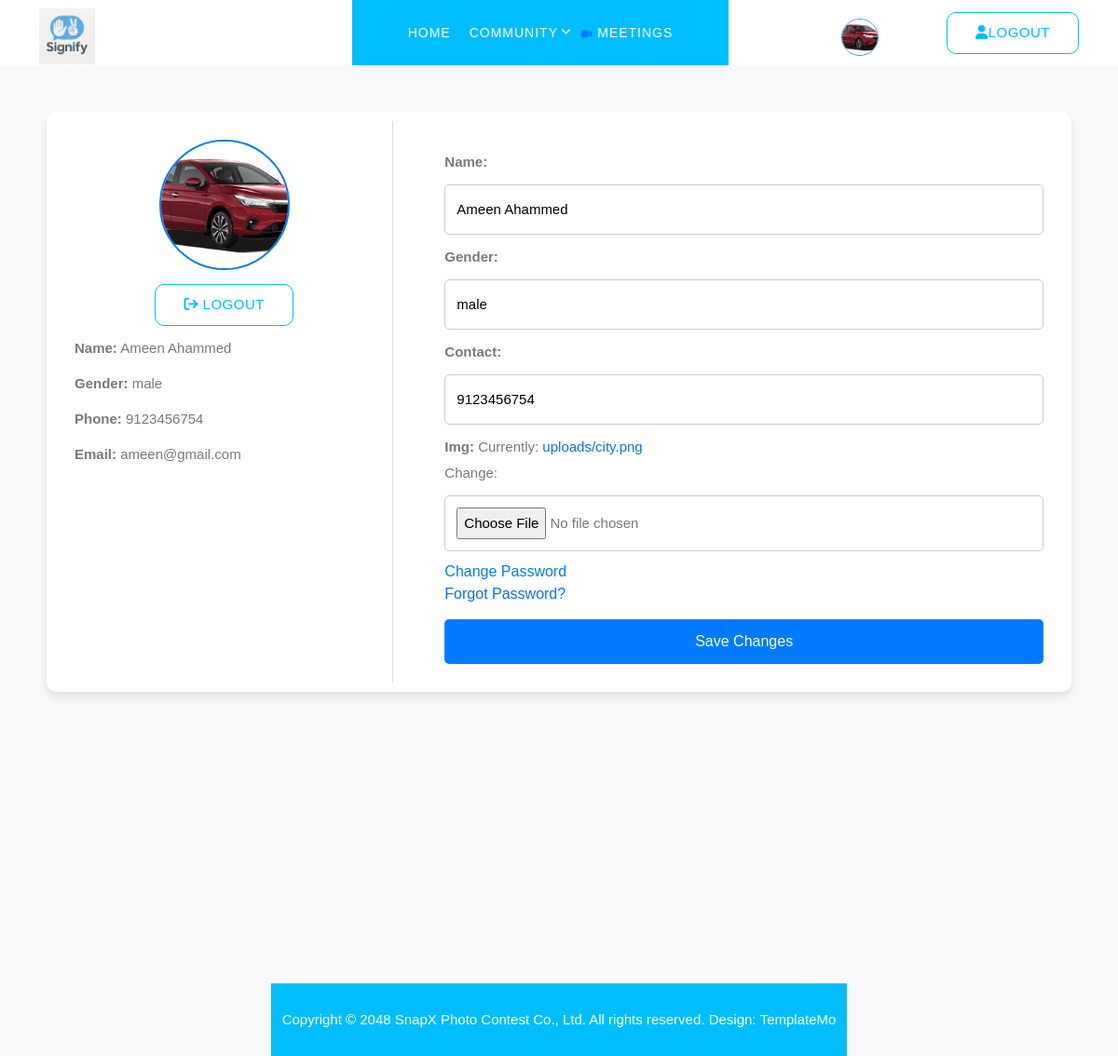
The page /edit_profile/ (signed in) on the database as committed earlier.
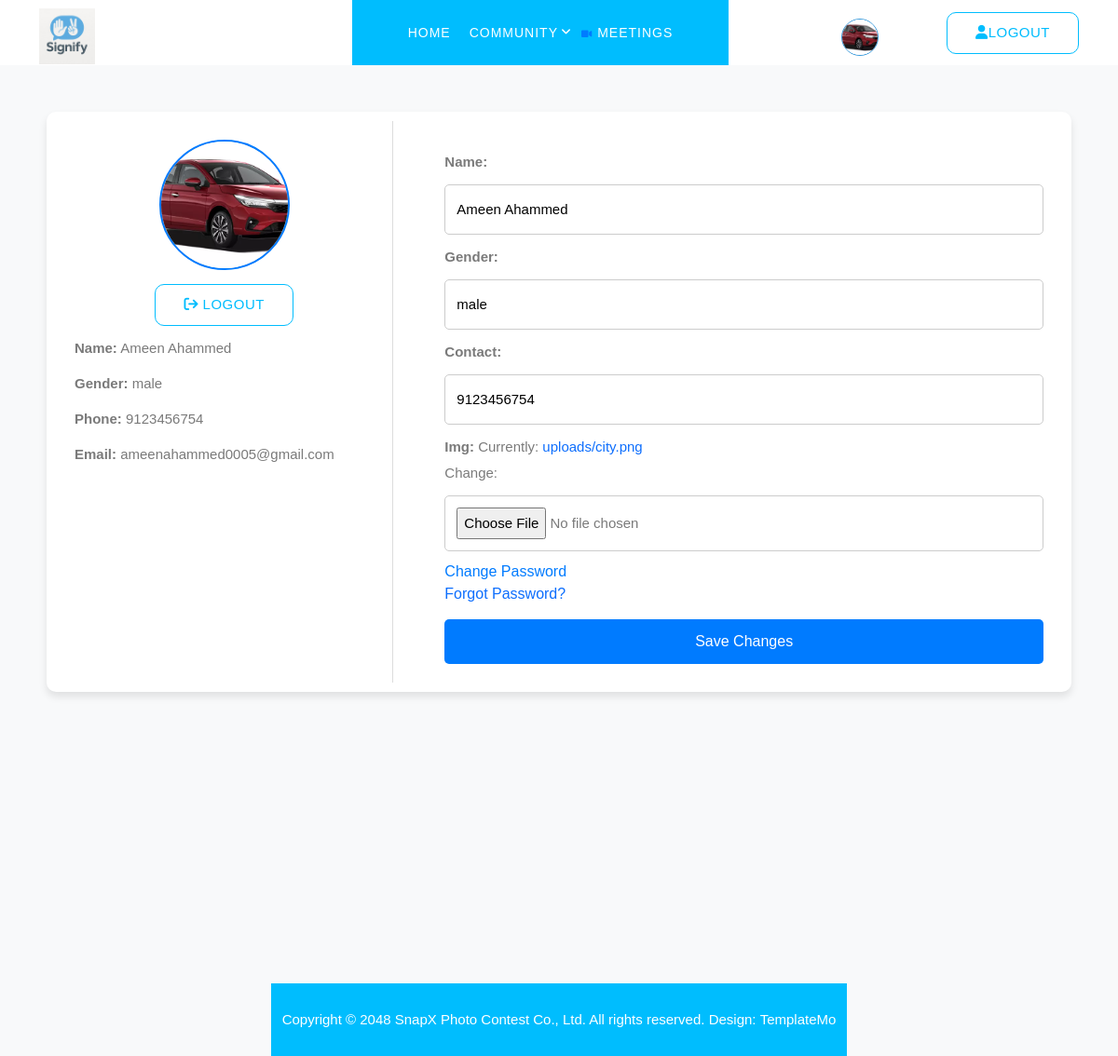
The same page on the database as committed later.
### signapp/models.py (models this page shows)
class user_reg(models.Model):
  Name=models.CharField(max_length=100)
  Gender=models.CharField(max_length=50)
  Contact=models.CharField(max_length=15)
  userid=models.OneToOneField(user_log,on_delete=models.CASCADE, related_name='member_userid')
  img=models.FileField(upload_to='uploads/',default=True)
  meet=models.CharField(max_length=100,default='')
  meeting_time = models.DateTimeField(null=True, blank=True)      # When meeting was scheduled
  receiver_id = models.ForeignKey(user_log, on_delete=models.CASCADE, null=True, blank=True, related_name='meeting_receiver')

class user_log(models.Model):
  Email=models.EmailField(unique=True)
  Password=models.CharField(max_length=100)
  usertype=models.IntegerField(default=0)
  last_login = models.DateTimeField(default=now)
  is_active = models.BooleanField(default=True)

### signapp/views.py (the view)
# urls.py: path('edit_profile/',views.EditUser,name="EditUser"),
def EditUser(request):
    if not request.session.get('user_id'):
        return redirect('login')
    id=request.session['user_id']
    user=get_object_or_404(user_log, id=id)
    register= get_object_or_404(user_reg, userid=user)
    if request.method=="POST":
         form=userreg(request.POST,request.FILES,instance=register)
         login=user_edit(request.POST,instance=user)
         if form.is_valid() and login.is_valid():
            form.save()
            login.save()
            messages.success(request,"profile updated successfull")
            return redirect('user_in')
    else:
         form=userreg(instance=register)
         login=user_edit(instance=user)
    return render(request,'edit_profile.html',{'form':form,'login':login,'register':register})

### signapp/forms.py
class userreg(forms.ModelForm):
  class Meta:
    model=user_reg
    fields = ['Name','Gender','Contact','img']

class user_edit(forms.ModelForm):
  class Meta:
    model=user_log
    fields = ['Email']

### signapp/templates/edit_profile.html (shortened to what this page needs)
{% load static %}
<!DOCTYPE html>
<html lang="en">
<head>
  <link href="{% static 'user/vendor/bootstrap/css/bootstrap.min.css' %}" rel="stylesheet">
  <link rel="stylesheet" href="{% static 'user/assets/css/fontawesome.css' %}">
  <link rel="stylesheet" href="{% static 'user/assets/css/templatemo-snapx-photography.css' %}">
  <link rel="stylesheet" href="{% static 'user/assets/css/owl.css' %}">
  <link rel="stylesheet" href="{% static 'user/assets/css/animate.css' %}">
  <link rel="stylesheet" href="https://unpkg.com/swiper@7/swiper-bundle.min.css" />
</head>
<body>
  <header class="header-area header-sticky">
    <div class="container">
      <div class="row">
        <div class="col-12">
          <nav class="main-nav">
            <a href="#" class="logo">
              <img src="{% static 'user/assets/images/Signifylogo.jpg' %}" alt="Logo" class="logo-img">
            </a>
            <ul class="nav">
              <li><a href="{% url 'user_in' %}" class="active">Home</a></li>
              <li class="has-sub">
                <a href="{% url 'user_in' %}">Community</a>
              </li>
              <li>
                <a href="{% url 'meetings' %}">
                  <i class="fa-solid fa-video" style="color: #007BFF; font-size: 10px;"></i> Meetings
                </a>
              </li>
            </ul>
            <ul style="margin: auto;">
              <li>
                <a href="{% url 'EditUser' %}">
                  <img src="{{ user.img.url }}{{ register.img.url}}/" alt="Profile" class="rounded-circle"
                    style="width: 40px; height: 40px; border-radius: 50%; object-fit: cover;border: 1.5px solid blue;border-color: #3498db;">
                </a>
              </li>
            </ul>
            <div class="border-button">
              <a id="modal_trigger" href="{% url 'logout' %}" class="sign-in-up"><i class="fa fa-user"></i>LOGOUT</a>
            </div>
          </nav>
        </div>
      </div>
    </div>
  </header>
<br><br><br><br><br>
<div class="profile-container">
  <div class="left-side">
    {% if form.instance.img %}
      <div class="profile-pic">
        <img src="{{ form.instance.img.url }}" alt="User Image">
      </div>
    {% else %}
      <div class="profile-pic">
        <img src="{% static 'images/default-profile.png' %}" alt="Default Profile Image">
      </div>
    {% endif %}
    <div class="border-button">
      <a id="modal_trigger" href="{% url 'logout' %}" class="sign-in-up"><i class="fa fa-sign-out "></i> LOGOUT</a>
    </div>
    <div class="user-details">
      <p><span>Name:</span> {{ form.instance.Name }}</p>
      <p><span>Gender:</span> {{ form.instance.Gender }}</p>
      <p><span>Phone:</span> {{ form.instance.Contact }}</p>
      <p><span>Email:</span> {{ form.instance.userid.Email }}</p>
    </div>
  </div>
  <div class="right-side">
    <form method="post" enctype="multipart/form-data">
      {{ form.as_p }}
      <a href="{% url 'change_userpass' %}" class="button-link">Change Password</a>
      <a href="{% url 'forgot_password' %}">Forgot Password?</a>
      <button type="submit">Save Changes</button>
    </form>
  </div>
</div>
<br><br><br><br><br><br><br>
<footer>
  <div class="container">
    <div class="row">
      <div class="col-lg-12">
        <p>Copyright © 2048 <a href="#">SnapX</a> Photo Contest Co., Ltd. All rights reserved.
          Design: <a title="CSS Templates" rel="sponsored" href="#"
            target="_blank">TemplateMo</a></p>
      </div>
    </div>
  </div>
</footer>
</body>
</html>

Rows that differ between the two databases and show on the page:
changed user_reg "Ameen Ahammed": instance.userid.Email "ameen@gmail.com" → "ameenahammed0005@gmail.com"
